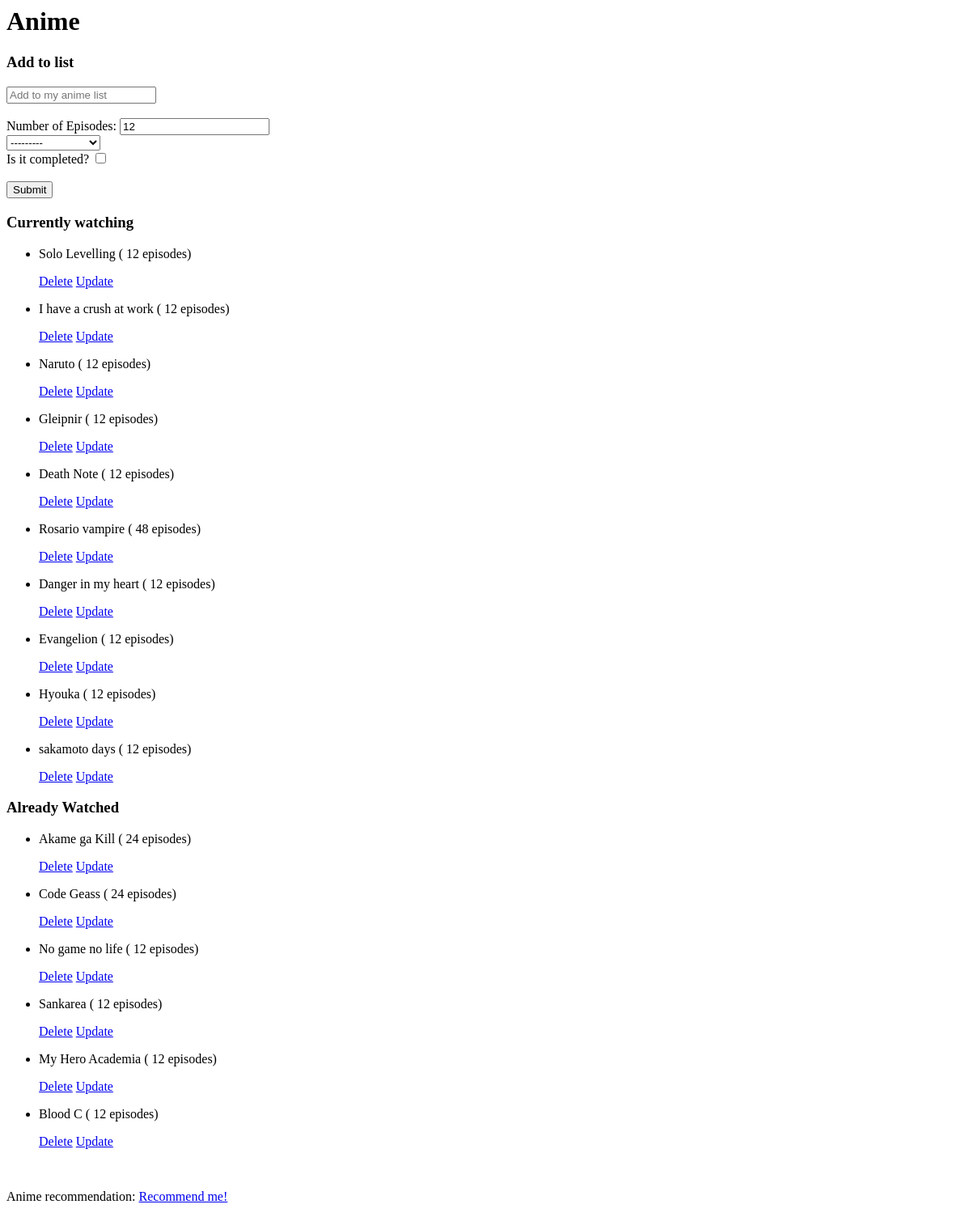
Before: / with the older database file.
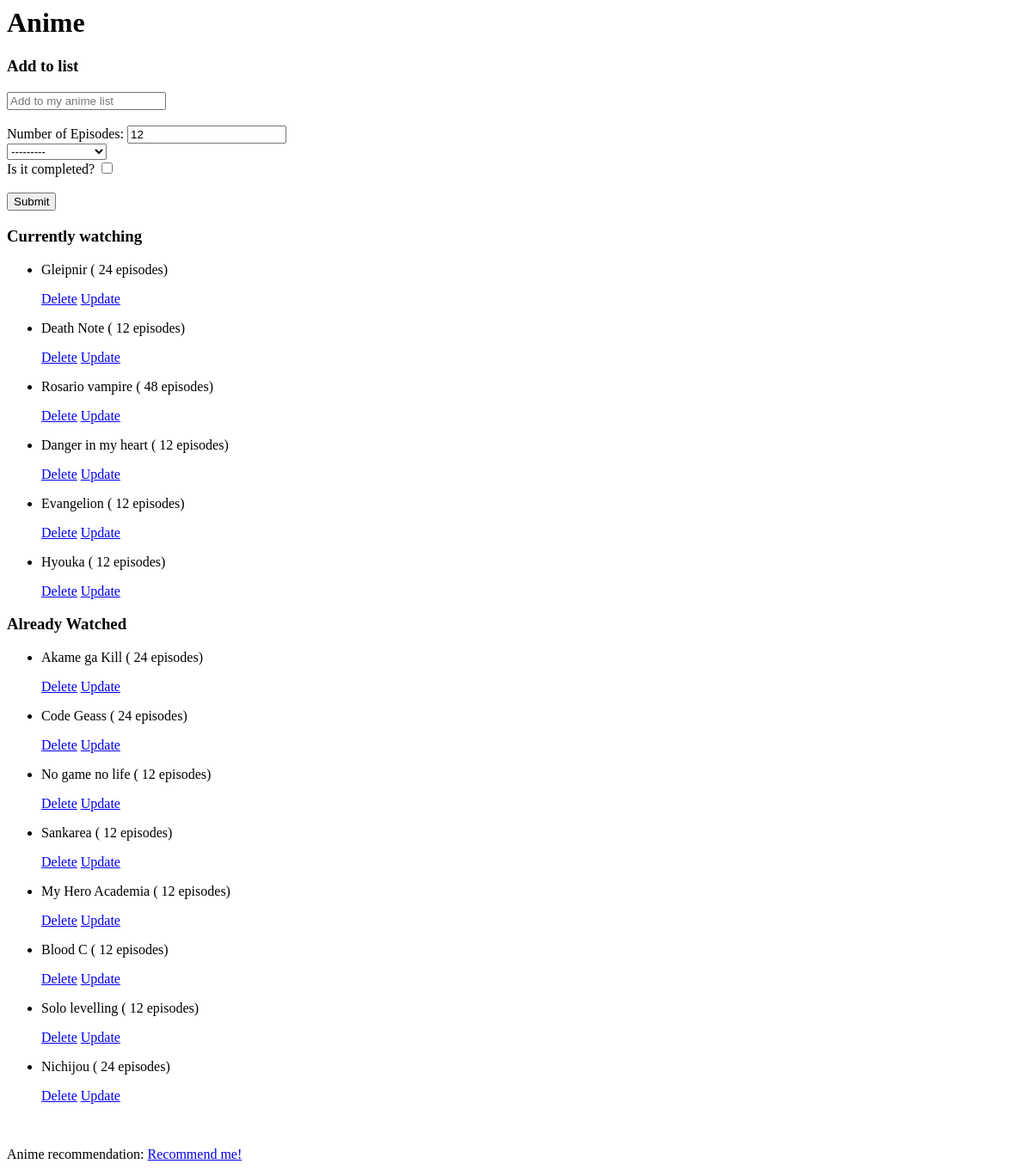
After: the same page with the newer database file.
### anime_list/models.py (models this page shows)
class Anime(models.Model):
   ANIME_GENRE = (
    ("ACTION", "Action"),
    ("ADVENTURE", "Adventure"),
    ("COMEDY", "Comedy"),
    ("DRAMA", "Drama"),
    ("FANTASY", "Fantasy"),
    ("HORROR", "Horror"),
    ("MAGIC", "Magic"),
    ("MECHA", "Mecha"),
    ("MYSTERY", "Mystery"),
    ("PSYCHOLOGICAL", "Psychological"),
    ("ROMANCE", "Romance"),
    ("SCI_FI", "Sci-Fi"),
    ("SLICE_OF_LIFE", "Slice of Life"),
    ("SPORTS", "Sports"),
    ("SUPERNATURAL", "Supernatural"),
    ("THRILLER", "Thriller"),
    ("HISTORICAL", "Historical"),
    ("MARTIAL_ARTS", "Martial Arts"),
    ("MUSIC", "Music"),
    ("PARODY", "Parody"),
    ("GAME", "Game"),
    ("DEMONS", "Demons"),
    ("SHOUNEN", "Shounen"),
    ("SHOUJO", "Shoujo"),
    ("SEINEN", "Seinen"),
    ("JOSEI", "Josei"),
    ("HAREM", "Harem"),
    ("REVERSE_HAREM", "Reverse Harem"),
    ("MILITARY", "Military"),
    ("VAMPIRE", "Vampire"),
    ("POLICE", "Police"),
    ("SAMURAI", "Samurai"),
    ("KIDS", "Kids"),
    )
   title = models.CharField(max_length=1000)
   genre = MultiSelectField(max_length=200,
                  choices=ANIME_GENRE)
   num_ep = models.IntegerField(default=12)
   completed = models.BooleanField()
   def __str__(self):
      return self.title

### anime_list/views.py (the view)
# urls.py: path('', views.index, name="home"),
def index(request):
    form = AnimeForm()
    anime = Anime.objects.all()
    if request.method == 'POST':
        form = AnimeForm(request.POST)
        if form.is_valid():
            form.save()
    context = {"animes": anime, "AnimeForm": form}
    return render(request, 'home.html', context)

### anime_list/forms.py
class AnimeForm(forms.ModelForm):
    title = forms.CharField(widget=forms.TextInput(attrs={'placeholder': 'Add to my anime list'}))
    class Meta:
        model = Anime
        fields = "__all__"

### anime_list/templates/home.html (shortened to what this page needs)
<h1>Anime</h1>
<h3>Add to list</h3>
<form method='POST' action='/'>
    {{AnimeForm.title}}<br> <br>
    Number of Episodes: {{AnimeForm.num_ep}}<br>
    {{AnimeForm.genre}}<br>
    Is it completed? {{AnimeForm.completed}} <br><br>
    <input class="btn" type="submit" name="add anime">
</form>
<h3>Currently watching</h3>
{% for anime in animes %}
    {% if anime.completed == False %}
        <ul>
            <li><p>  {{anime}} ( {{anime.num_ep}} episodes) <p>
                <a href="{% url 'delete-anime' anime.id %}"> Delete</a>
                <a href="{% url 'update-anime' anime.id %}"> Update</a>
            </li>
        </ul>
    {% endif %}
{% endfor %}
<break>
<h3>Already Watched</h3>
{% for anime in animes %}
    {% if anime.completed %}
        <ul>
            <li><p>  {{anime}} ( {{anime.num_ep}} episodes) <p>
                <a href="{% url 'delete-anime' anime.id %}"> Delete</a>
                <a href="{% url 'update-anime' anime.id %}"> Update</a>
            </li>
        </ul>
    {% endif %}
{% endfor %}
<br>
<p>Anime recommendation: <a href="/recommendation">Recommend me!</a></p>

Changed rows visible on the page:
removed Anime: title "Solo Levelling", num_ep "12", shown under "Currently watching"
removed Anime: title "I have a crush at work", num_ep "12", shown under "Currently watching"
removed Anime: title "Naruto", num_ep "12", shown under "Currently watching"
removed Anime: title "sakamoto days", num_ep "12", shown under "Currently watching"
changed Anime "Gleipnir": num_ep "12" → "24"
added Anime: title "Solo levelling", num_ep "12", shown under "Already Watched"
added Anime: title "Nichijou", num_ep "24", shown under "Already Watched"
